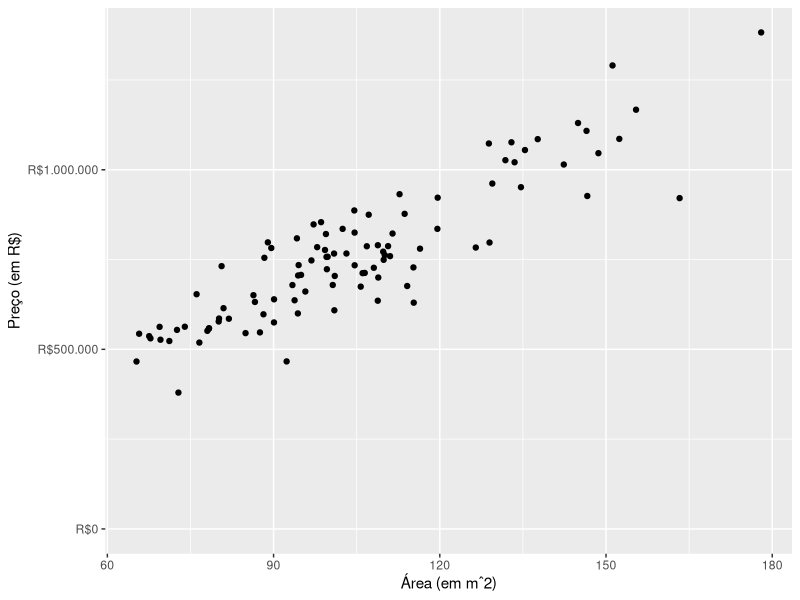

The R source for this figure:
## ---- chunk 1
knitr::opts_chunk$set(eval = TRUE, echo = FALSE, 
                      dpi = 96, fig.height = 4.7, 
                      fig.width = 10)
library(tidyverse)
## ---- chunk 2
df <- tibble(
  m2 = rgamma(n = 100, scale = 5, shape = 20),
  preco = (7200 + rnorm(n = 100, sd = 800)) * m2 
)

ggplot(df, aes(x = m2, y = preco)) +
  geom_point() +
  coord_cartesian(ylim = c(0, NA)) +
  scale_y_continuous(
    name = "Preço (em R$)",
    labels = scales::dollar_format(prefix = "R$", big.mark = ".", decimal.mark = ",")
    
    ) +
  scale_x_continuous(name = "Área (em mˆ2)")
